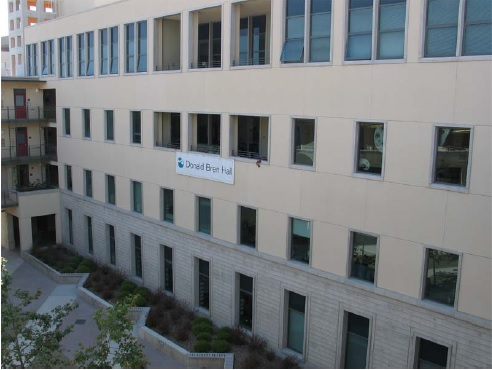
%> input picture ENGN4528_codes/ENGN4528_CLAB3/CV-lab4/Left.jpg, 492 x 370 px
$ octave task2_ref.m   (GNU Octave 9; MATLAB toolbox functions it lacks are replaced by stand-ins)
%> lines starting %> are read from the running program, lines starting %| are printed output that depends on the picture
### ENGN4528_codes/ENGN4528_CLAB3/CV-lab4/DLT.m
function [ H ] = DLT( u2Trans, v2Trans, uBase, vBase )

% Computes the homography H applying the Direct Linear Transformation
% The transformation is such that
% p = H p' , i.e.,:
% (uBase, vBase, 1)'=H*(u2Trans , v2Trans, 1)'
%
% INPUTS:
% u2Trans, v2Trans - vectors with coordinates u and v of the transformed image point (p')
% uBase, vBase - vectors with coordinates u and v of the original base image point p
%
% OUTPUT
% H - a 3x3 Homography matrix
%
% Sai Ma, 04/23/2015

    % check two vectors size, if they are not match, return false
    [~, SizeU2Trans] = size(u2Trans);
    [~, SizeV2Trans] = size(v2Trans);
    [~, SizeUBase] = size(uBase);
    [~, SizeVBase] = size(vBase);

    if SizeU2Trans ~= SizeV2Trans || SizeUBase ~= SizeVBase
        error('x and y coordinater vectors must have same size');
    elseif SizeU2Trans ~= SizeUBase
        error('points from two images must have same number');
    end

    pointNums = SizeU2Trans; % get number of points

    % then, consturct matrix A
    A = ones(2*pointNums, 9);

    for count = 1 : pointNums

        xPrime = uBase(:, count);
        yPrime = vBase(:, count);

        x = u2Trans(:, count);
        y = v2Trans(:, count);

        A(2*count - 1,1:9) = [x, y, ones(1, 1), zeros(1, 3), -xPrime*x, -xPrime*y, -xPrime];
        A(2*count, 1:9) = [zeros(1, 3), x, y, ones(1, 1), -yPrime*x, -yPrime*y, -yPrime];

    end

    % The right singular vectors of A are the eigenvectors of A'*A
    [~, ~, V] = svd(A);
    H = V(:, end);
    H = reshape(H, 3, 3)'; % change it shape to make used to test solution

    leftDown = H(3, 3)';
    H = H/leftDown; % make the left down equals to 1

end

### ENGN4528_codes/ENGN4528_CLAB3/CV-lab4/task2_ref.m
% use for task 2: DLT based  homography estimation
clc;
clear;

imgLeft = imread('Left.jpg');
%> imgLeft is the input picture: size 370x492x3 uint8; mean R, G, B 116.8, 121, 123.2
imgRight = imread('Right.jpg');
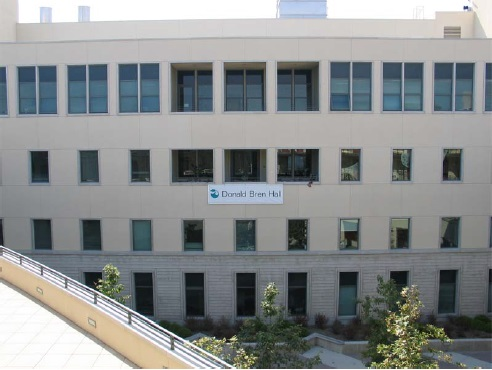
%> input picture ENGN4528_codes/ENGN4528_CLAB3/CV-lab4/Right.jpg, 492 x 370 px
%> imgRight is the input picture: size 370x492x3 uint8; mean R, G, B 137.5, 141.1, 141.3

figure('name', 'Left Image and Right Image');
subplot(1,2,1);
imshow(imgLeft), title('Left Image');
subplot(1,2,2);
imshow(imgRight), title('Right Image');

hold on

% select 6 pairs points from left and right images, left iamge first
%[x, y] = ginput(12);
load t2.mat;

% get 6 left points from selected points
uBase = x(1:2:end,:)'; % odd matrix
vBase = y(1:2:end,:)'; % odd matrix

% get 6 right points from selected points
u2Trans = x(2:2:end,:)'; % even matrix
v2Trans = y(2:2:end,:)'; % even matrix

% get H
H = DLT(u2Trans, v2Trans, uBase, vBase);

disp(H);
tform = projective2d(H');
imageTransform = imwarp(imgRight, tform);
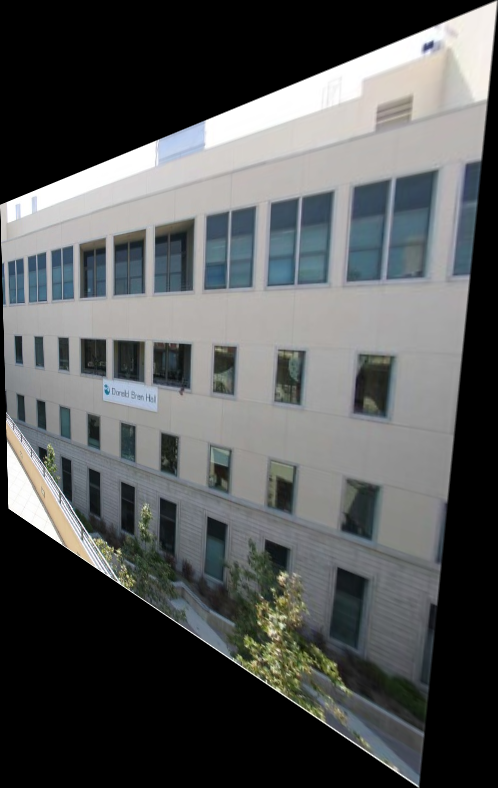
%> imageTransform: size 788x498x3 uint8; mean R, G, B 85.8, 88, 88.1

% [22 lines of commented-out code are left out]
figure('name', 'Transform Right Image by H');
subplot(1,3,1), imshow(imageTransform), title('Transform Without Normalized');
%subplot(1,3,2), imshow(imageNorm), title('Transform With Normalized');
subplot(1,3,3), imshow(imgLeft), title('Transformed Left Image');
